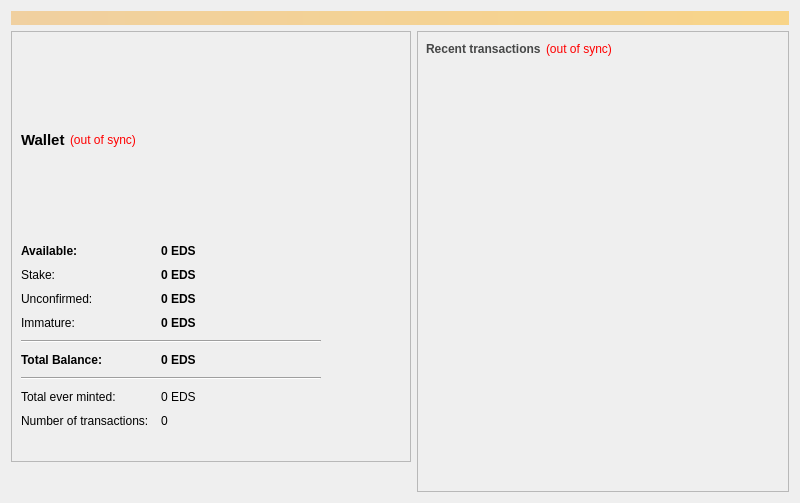
<?xml version="1.0" encoding="UTF-8"?>
<ui version="4.0">
 <class>OverviewPage</class>
 <widget class="QWidget" name="OverviewPage">
  <property name="geometry">
   <rect>
    <x>0</x>
    <y>0</y>
    <width>800</width>
    <height>503</height>
   </rect>
  </property>
  <property name="windowTitle">
   <string>Form</string>
  </property>
  <layout class="QVBoxLayout" name="topLayout">
   <item>
    <widget class="QLabel" name="labelAlerts">
     <property name="visible">
      <bool>true</bool>
     </property>
     <property name="styleSheet">
      <string notr="true">background-color: qlineargradient(x1: 0, y1: 0, x2: 1, y2: 0, stop:0 #F0D0A0, stop:1 #F8D488);  color:#000000</string>
     </property>
     <property name="wordWrap">
      <bool>true</bool>
     </property>
     <property name="margin">
      <number>3</number>
     </property>
    </widget>
   </item>
   <item>
    <layout class="QVBoxLayout" name="verticalLayout"/>
   </item>
   <item>
    <layout class="QHBoxLayout" name="horizontalLayout" stretch="1,3">
     <item>
      <widget class="QFrame" name="walletFrame">
       <property name="sizePolicy">
        <sizepolicy hsizetype="Preferred" vsizetype="MinimumExpanding">
         <horstretch>0</horstretch>
         <verstretch>0</verstretch>
        </sizepolicy>
       </property>
       <property name="minimumSize">
        <size>
         <width>400</width>
         <height>0</height>
        </size>
       </property>
       <widget class="QFrame" name="frame_4">
        <property name="geometry">
         <rect>
          <x>0</x>
          <y>0</y>
          <width>400</width>
          <height>431</height>
         </rect>
        </property>
        <property name="sizePolicy">
         <sizepolicy hsizetype="Preferred" vsizetype="Expanding">
          <horstretch>0</horstretch>
          <verstretch>0</verstretch>
         </sizepolicy>
        </property>
        <property name="frameShape">
         <enum>QFrame::StyledPanel</enum>
        </property>
        <property name="frameShadow">
         <enum>QFrame::Raised</enum>
        </property>
        <layout class="QVBoxLayout" name="verticalLayout_4">
         <property name="spacing">
          <number>5</number>
         </property>
         <item>
          <layout class="QHBoxLayout" name="horizontalLayout_2">
           <item>
            <widget class="QLabel" name="label_13">
             <property name="font">
              <font>
               <pointsize>11</pointsize>
               <weight>75</weight>
               <bold>true</bold>
              </font>
             </property>
             <property name="styleSheet">
              <string notr="true">color: #000000;</string>
             </property>
             <property name="text">
              <string>Wallet</string>
             </property>
            </widget>
           </item>
           <item>
            <widget class="QLabel" name="labelWalletStatus">
             <property name="toolTip">
              <string>The displayed information may be out of date. Your wallet automatically synchronizes with the Rapidstake network after a connection is established, but this process has not completed yet.</string>
             </property>
             <property name="styleSheet">
              <string notr="true">QLabel { color: red; }</string>
             </property>
             <property name="text">
              <string notr="true">(out of sync)</string>
             </property>
             <property name="alignment">
              <set>Qt::AlignLeading|Qt::AlignLeft|Qt::AlignVCenter</set>
             </property>
            </widget>
           </item>
           <item>
            <spacer name="horizontalSpacer_5">
             <property name="orientation">
              <enum>Qt::Horizontal</enum>
             </property>
             <property name="sizeHint" stdset="0">
              <size>
               <width>302</width>
               <height>18</height>
              </size>
             </property>
            </spacer>
           </item>
          </layout>
         </item>
         <item>
          <layout class="QFormLayout" name="formLayout_4">
           <property name="fieldGrowthPolicy">
            <enum>QFormLayout::ExpandingFieldsGrow</enum>
           </property>
           <property name="horizontalSpacing">
            <number>12</number>
           </property>
           <property name="verticalSpacing">
            <number>10</number>
           </property>
           <item row="0" column="0">
            <widget class="QLabel" name="label">
             <property name="font">
              <font>
               <weight>75</weight>
               <bold>true</bold>
              </font>
             </property>
             <property name="styleSheet">
              <string notr="true">color: #000000;  QToolTip { color: #cecece; background-color: #333333;  border:0px;}</string>
             </property>
             <property name="text">
              <string>Available:</string>
             </property>
            </widget>
           </item>
           <item row="0" column="1">
            <widget class="QLabel" name="labelBalance">
             <property name="font">
              <font>
               <weight>75</weight>
               <bold>true</bold>
              </font>
             </property>
             <property name="cursor">
              <cursorShape>IBeamCursor</cursorShape>
             </property>
             <property name="toolTip">
              <string>Your current spendable balance</string>
             </property>
             <property name="text">
              <string notr="true">0 EDS</string>
             </property>
             <property name="textInteractionFlags">
              <set>Qt::LinksAccessibleByMouse|Qt::TextSelectableByKeyboard|Qt::TextSelectableByMouse</set>
             </property>
            </widget>
           </item>
           <item row="1" column="0">
            <widget class="QLabel" name="label_15">
             <property name="styleSheet">
              <string notr="true">color: #464747;  QToolTip { color: #cecece; background-color: #333333;  border:0px;}</string>
             </property>
             <property name="text">
              <string>Stake:</string>
             </property>
            </widget>
           </item>
           <item row="1" column="1">
            <widget class="QLabel" name="labelStake">
             <property name="font">
              <font>
               <weight>75</weight>
               <bold>true</bold>
              </font>
             </property>
             <property name="cursor">
              <cursorShape>IBeamCursor</cursorShape>
             </property>
             <property name="toolTip">
              <string>Total of coins that was staked, and do not yet count toward the current balance</string>
             </property>
             <property name="styleSheet">
              <string notr="true">color: #464747;  QToolTip { color: #cecece; background-color: #333333;  border:0px;}</string>
             </property>
             <property name="text">
              <string notr="true">0 EDS</string>
             </property>
             <property name="textInteractionFlags">
              <set>Qt::LinksAccessibleByMouse|Qt::TextSelectableByKeyboard|Qt::TextSelectableByMouse</set>
             </property>
            </widget>
           </item>
           <item row="2" column="0">
            <widget class="QLabel" name="label_16">
             <property name="styleSheet">
              <string notr="true">color: #464747;  QToolTip { color: #cecece; background-color: #333333;  border:0px;}</string>
             </property>
             <property name="text">
              <string>Unconfirmed:</string>
             </property>
            </widget>
           </item>
           <item row="2" column="1">
            <widget class="QLabel" name="labelUnconfirmed">
             <property name="font">
              <font>
               <weight>75</weight>
               <bold>true</bold>
              </font>
             </property>
             <property name="cursor">
              <cursorShape>IBeamCursor</cursorShape>
             </property>
             <property name="toolTip">
              <string>Total of transactions that have yet to be confirmed, and do not yet count toward the current balance</string>
             </property>
             <property name="styleSheet">
              <string notr="true">color: #464747;  QToolTip { color: #cecece; background-color: #333333;  border:0px;}</string>
             </property>
             <property name="text">
              <string notr="true">0 EDS</string>
             </property>
             <property name="textInteractionFlags">
              <set>Qt::LinksAccessibleByMouse|Qt::TextSelectableByKeyboard|Qt::TextSelectableByMouse</set>
             </property>
            </widget>
           </item>
           <item row="3" column="0">
            <widget class="QLabel" name="labelImmatureText">
             <property name="styleSheet">
              <string notr="true">color: #464747;  QToolTip { color: #cecece; background-color: #333333;  border:0px;}</string>
             </property>
             <property name="text">
              <string>Immature:</string>
             </property>
            </widget>
           </item>
           <item row="3" column="1">
            <widget class="QLabel" name="labelImmature">
             <property name="font">
              <font>
               <weight>75</weight>
               <bold>true</bold>
              </font>
             </property>
             <property name="toolTip">
              <string>Mined balance that has not yet matured</string>
             </property>
             <property name="styleSheet">
              <string notr="true">color: #464747;  QToolTip { color: #cecece; background-color: #333333;  border:0px;}</string>
             </property>
             <property name="text">
              <string notr="true">0 EDS</string>
             </property>
             <property name="textInteractionFlags">
              <set>Qt::LinksAccessibleByMouse|Qt::TextSelectableByKeyboard|Qt::TextSelectableByMouse</set>
             </property>
            </widget>
           </item>
           <item row="4" column="0" colspan="2">
            <widget class="Line" name="line">
             <property name="sizePolicy">
              <sizepolicy hsizetype="MinimumExpanding" vsizetype="Fixed">
               <horstretch>140</horstretch>
               <verstretch>0</verstretch>
              </sizepolicy>
             </property>
             <property name="maximumSize">
              <size>
               <width>300</width>
               <height>16777215</height>
              </size>
             </property>
             <property name="orientation">
              <enum>Qt::Horizontal</enum>
             </property>
            </widget>
           </item>
           <item row="5" column="0">
            <widget class="QLabel" name="label_6">
             <property name="font">
              <font>
               <weight>75</weight>
               <bold>true</bold>
              </font>
             </property>
             <property name="text">
              <string>Total Balance:</string>
             </property>
            </widget>
           </item>
           <item row="5" column="1">
            <widget class="QLabel" name="labelTotal">
             <property name="font">
              <font>
               <weight>75</weight>
               <bold>true</bold>
              </font>
             </property>
             <property name="toolTip">
              <string>Your current total balance</string>
             </property>
             <property name="text">
              <string notr="true">0 EDS</string>
             </property>
             <property name="textInteractionFlags">
              <set>Qt::LinksAccessibleByMouse|Qt::TextSelectableByKeyboard|Qt::TextSelectableByMouse</set>
             </property>
            </widget>
           </item>
           <item row="6" column="0" colspan="2">
            <widget class="Line" name="line">
             <property name="sizePolicy">
              <sizepolicy hsizetype="MinimumExpanding" vsizetype="Fixed">
               <horstretch>140</horstretch>
               <verstretch>0</verstretch>
              </sizepolicy>
             </property>
             <property name="maximumSize">
              <size>
               <width>300</width>
               <height>16777215</height>
              </size>
             </property>
             <property name="orientation">
              <enum>Qt::Horizontal</enum>
             </property>
            </widget>
           </item>
           <item row="7" column="0">
            <widget class="QLabel" name="label">
             <property name="styleSheet">
              <string notr="true">color: #0000FF;  QToolTip { color: #cecece; background-color: #333333;  border:0px;}</string>
             </property>
             <property name="text">
              <string>Total ever minted:</string>
             </property>
            </widget>
           </item>
           <item row="7" column="1">
            <widget class="QLabel" name="labelMinted">
             <property name="styleSheet">
              <string notr="true">color: #0000FF;  QToolTip { color: #cecece; background-color: #999999;  border:0px;}</string>
             </property>
             <property name="text">
              <string>0 EDS</string>
             </property>
            </widget>
           </item>
           <item row="8" column="0">
            <widget class="QLabel" name="label_17">
             <property name="styleSheet">
              <string notr="true">color: #0000FF;  QToolTip { color: #cecece; background-color: #333333;  border:0px;}</string>
             </property>
             <property name="text">
              <string>Number of transactions:</string>
             </property>
            </widget>
           </item>
           <item row="8" column="1">
            <widget class="QLabel" name="labelNumTransactions">
             <property name="toolTip">
              <string>Total number of transactions in wallet</string>
             </property>
             <property name="styleSheet">
              <string notr="true">color: #0000FF;  QToolTip { color: #cecece; background-color: #999999;  border:0px;}</string>
             </property>
             <property name="text">
              <string notr="true">0</string>
             </property>
            </widget>
           </item>
           <item row="9" column="0" colspan="2">
            <widget class="QLabel" name="label_6">
             <property name="sizePolicy">
              <sizepolicy hsizetype="Expanding" vsizetype="Preferred">
               <horstretch>0</horstretch>
               <verstretch>0</verstretch>
              </sizepolicy>
             </property>
             <property name="text">
              <string/>
             </property>
             <property name="pixmap">
              <pixmap resource="../../../../../Rapidstake/src/qt/bitcoin.qrc">:/images/backg</pixmap>
             </property>
             <property name="scaledContents">
              <bool>false</bool>
             </property>
             <property name="alignment">
              <set>Qt::AlignCenter</set>
             </property>
             <property name="margin">
              <number>-2</number>
             </property>
            </widget>
           </item>
          </layout>
         </item>
        </layout>
       </widget>
      </widget>
     </item>
     <item>
      <layout class="QVBoxLayout" name="verticalLayout_3" stretch="0">
       <property name="spacing">
        <number>5</number>
       </property>
       <item>
        <widget class="QFrame" name="frame_5">
         <property name="sizePolicy">
          <sizepolicy hsizetype="Preferred" vsizetype="Preferred">
           <horstretch>0</horstretch>
           <verstretch>0</verstretch>
          </sizepolicy>
         </property>
         <property name="frameShape">
          <enum>QFrame::StyledPanel</enum>
         </property>
         <property name="frameShadow">
          <enum>QFrame::Raised</enum>
         </property>
         <layout class="QVBoxLayout" name="verticalLayout_9" stretch="0,0">
          <property name="spacing">
           <number>5</number>
          </property>
          <property name="leftMargin">
           <number>8</number>
          </property>
          <property name="topMargin">
           <number>8</number>
          </property>
          <property name="rightMargin">
           <number>8</number>
          </property>
          <property name="bottomMargin">
           <number>8</number>
          </property>
          <item>
           <layout class="QHBoxLayout" name="horizontalLayout_4">
            <item>
             <widget class="QLabel" name="label_18">
              <property name="styleSheet">
               <string notr="true">color: #464747;</string>
              </property>
              <property name="text">
               <string>&lt;b&gt;Recent transactions&lt;/b&gt;</string>
              </property>
             </widget>
            </item>
            <item>
             <widget class="QLabel" name="labelTransactionsStatus">
              <property name="toolTip">
               <string>The displayed information may be out of date. Your wallet automatically synchronizes with the Rapidstake network after a connection is established, but this process has not completed yet.</string>
              </property>
              <property name="styleSheet">
               <string notr="true">QLabel { color: red; }</string>
              </property>
              <property name="text">
               <string notr="true">(out of sync)</string>
              </property>
             </widget>
            </item>
            <item>
             <spacer name="horizontalSpacer">
              <property name="orientation">
               <enum>Qt::Horizontal</enum>
              </property>
              <property name="sizeType">
               <enum>QSizePolicy::Expanding</enum>
              </property>
              <property name="sizeHint" stdset="0">
               <size>
                <width>300</width>
                <height>18</height>
               </size>
              </property>
             </spacer>
            </item>
           </layout>
          </item>
          <item>
           <widget class="QListView" name="listTransactions">
            <property name="styleSheet">
             <string notr="true">QListView { background: transparent; }</string>
            </property>
            <property name="frameShape">
             <enum>QFrame::NoFrame</enum>
            </property>
            <property name="verticalScrollBarPolicy">
             <enum>Qt::ScrollBarAlwaysOff</enum>
            </property>
            <property name="horizontalScrollBarPolicy">
             <enum>Qt::ScrollBarAlwaysOff</enum>
            </property>
            <property name="selectionMode">
             <enum>QAbstractItemView::NoSelection</enum>
            </property>
           </widget>
          </item>
         </layout>
        </widget>
       </item>
      </layout>
     </item>
    </layout>
   </item>
  </layout>
 </widget>
 <resources>
  <include location="../bitcoin.qrc"/>
 </resources>
 <connections/>
</ui>
